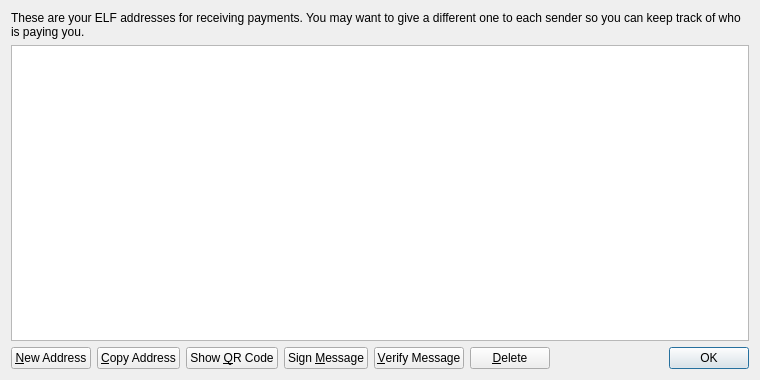
<?xml version="1.0" encoding="UTF-8"?>
<ui version="4.0">
 <class>AddressBookPage</class>
 <widget class="QWidget" name="AddressBookPage">
  <property name="geometry">
   <rect>
    <x>0</x>
    <y>0</y>
    <width>760</width>
    <height>380</height>
   </rect>
  </property>
  <property name="windowTitle">
   <string>Address Book</string>
  </property>
  <layout class="QVBoxLayout" name="verticalLayout">
   <item>
    <widget class="QLabel" name="labelExplanation">
     <property name="text">
      <string>These are your ELF addresses for receiving payments. You may want to give a different one to each sender so you can keep track of who is paying you.</string>
     </property>
     <property name="textFormat">
      <enum>Qt::PlainText</enum>
     </property>
     <property name="wordWrap">
      <bool>true</bool>
     </property>
    </widget>
   </item>
   <item>
    <widget class="QTableView" name="tableView">
     <property name="contextMenuPolicy">
      <enum>Qt::CustomContextMenu</enum>
     </property>
     <property name="toolTip">
      <string>Double-click to edit address or label</string>
     </property>
     <property name="tabKeyNavigation">
      <bool>false</bool>
     </property>
     <property name="alternatingRowColors">
      <bool>true</bool>
     </property>
     <property name="selectionMode">
      <enum>QAbstractItemView::SingleSelection</enum>
     </property>
     <property name="selectionBehavior">
      <enum>QAbstractItemView::SelectRows</enum>
     </property>
     <property name="sortingEnabled">
      <bool>true</bool>
     </property>
     <attribute name="verticalHeaderVisible">
      <bool>false</bool>
     </attribute>
    </widget>
   </item>
   <item>
    <layout class="QHBoxLayout" name="horizontalLayout">
     <item>
      <widget class="QPushButton" name="newAddressButton">
       <property name="toolTip">
        <string>Create a new address</string>
       </property>
       <property name="text">
        <string>&amp;New Address</string>
       </property>
       <property name="icon">
        <iconset resource="../bitcoin.qrc">
         <normaloff>:/icons/add</normaloff>:/icons/add</iconset>
       </property>
      </widget>
     </item>
     <item>
      <widget class="QPushButton" name="copyToClipboard">
       <property name="toolTip">
        <string>Copy the currently selected address to the system clipboard</string>
       </property>
       <property name="text">
        <string>&amp;Copy Address</string>
       </property>
       <property name="icon">
        <iconset resource="../bitcoin.qrc">
         <normaloff>:/icons/editcopy</normaloff>:/icons/editcopy</iconset>
       </property>
      </widget>
     </item>
     <item>
      <widget class="QPushButton" name="showQRCode">
       <property name="text">
        <string>Show &amp;QR Code</string>
       </property>
       <property name="icon">
        <iconset resource="../bitcoin.qrc">
         <normaloff>:/icons/qrcode</normaloff>:/icons/qrcode</iconset>
       </property>
      </widget>
     </item>
     <item>
      <widget class="QPushButton" name="signMessage">
       <property name="toolTip">
        <string>Sign a message to prove you own a ELF address</string>
       </property>
       <property name="text">
        <string>Sign &amp;Message</string>
       </property>
       <property name="icon">
        <iconset resource="../bitcoin.qrc">
         <normaloff>:/icons/edit</normaloff>:/icons/edit</iconset>
       </property>
      </widget>
     </item>
     <item>
      <widget class="QPushButton" name="verifyMessage">
       <property name="toolTip">
        <string>Verify a message to ensure it was signed with a specified ELF address</string>
       </property>
       <property name="text">
        <string>&amp;Verify Message</string>
       </property>
       <property name="icon">
        <iconset resource="../bitcoin.qrc">
         <normaloff>:/icons/transaction_0</normaloff>:/icons/transaction_0</iconset>
       </property>
      </widget>
     </item>
     <item>
      <widget class="QPushButton" name="deleteButton">
       <property name="toolTip">
        <string>Delete the currently selected address from the list</string>
       </property>
       <property name="text">
        <string>&amp;Delete</string>
       </property>
       <property name="icon">
        <iconset resource="../bitcoin.qrc">
         <normaloff>:/icons/remove</normaloff>:/icons/remove</iconset>
       </property>
      </widget>
     </item>
     <item>
      <spacer name="horizontalSpacer">
       <property name="orientation">
        <enum>Qt::Horizontal</enum>
       </property>
       <property name="sizeHint" stdset="0">
        <size>
         <width>40</width>
         <height>20</height>
        </size>
       </property>
      </spacer>
     </item>
     <item>
      <widget class="QDialogButtonBox" name="buttonBox">
       <property name="sizePolicy">
        <sizepolicy hsizetype="Maximum" vsizetype="Fixed">
         <horstretch>0</horstretch>
         <verstretch>0</verstretch>
        </sizepolicy>
       </property>
       <property name="standardButtons">
        <set>QDialogButtonBox::Ok</set>
       </property>
      </widget>
     </item>
    </layout>
   </item>
  </layout>
 </widget>
 <resources>
  <include location="../bitcoin.qrc"/>
 </resources>
 <connections/>
</ui>
